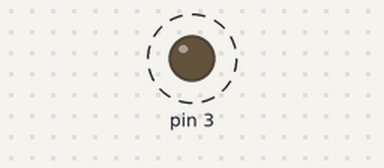
The sketch below on a simulated Arduino Uno, built with avr-gcc and run on an emulated ATmega328P. Shown: output pins drawn as LEDs (lit = HIGH). Dashed ring = blinking.

Above: at 0.12 s.
Timing chart, 0 to 3.0 s (numbered marks = the images above):
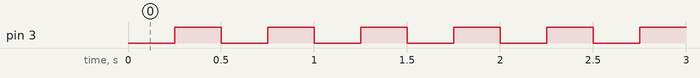

Measured:
- by itself, pin 3: alternates HIGH for 0.25 s and LOW for 0.25 s

The sketch:

sketch_oct4a_1.ino
```cpp
void setup(){
  pinMode(3, OUTPUT);
}

void loop(){
  digitalWrite(3, LOW);
  delay(250);
  digitalWrite(3, HIGH);
  delay(250);
}
```
